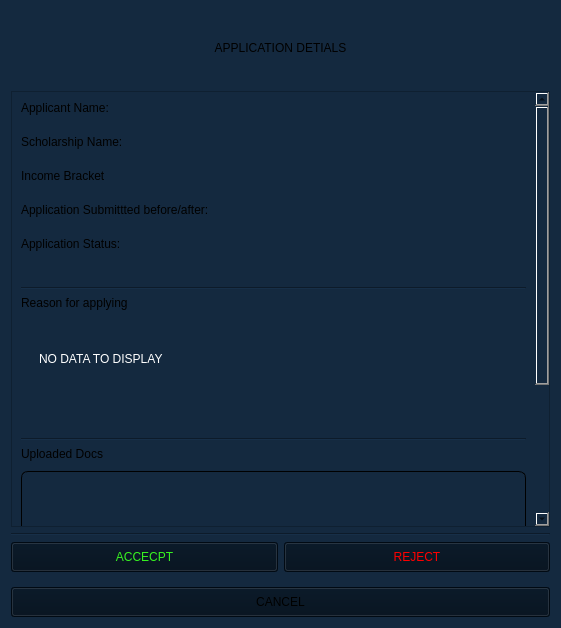
<?xml version="1.0" encoding="UTF-8"?>
<ui version="4.0">
 <class>ViewApplicantForm</class>
 <widget class="QWidget" name="ViewApplicantForm">
  <property name="geometry">
   <rect>
    <x>0</x>
    <y>0</y>
    <width>561</width>
    <height>628</height>
   </rect>
  </property>
  <property name="minimumSize">
   <size>
    <width>561</width>
    <height>628</height>
   </size>
  </property>
  <property name="maximumSize">
   <size>
    <width>561</width>
    <height>16777215</height>
   </size>
  </property>
  <property name="windowTitle">
   <string>Form</string>
  </property>
  <property name="styleSheet">
   <string notr="true">QWidget{
	background-color: rgb(20, 41, 63);
}

QLabel{
	font: 600 12pt &quot;Segoe UI&quot;;
}

QPushButton{
	padding: 7px;
	
	font: 600 11pt &quot;Segoe UI&quot;;
}
</string>
  </property>
  <layout class="QVBoxLayout" name="verticalLayout">
   <item>
    <widget class="QLabel" name="label_4">
     <property name="styleSheet">
      <string notr="true">margin-top:30px;
margin-bottom:30px;
font: 700 14pt &quot;Segoe UI&quot;;</string>
     </property>
     <property name="text">
      <string>APPLICATION DETIALS</string>
     </property>
     <property name="alignment">
      <set>Qt::AlignmentFlag::AlignCenter</set>
     </property>
    </widget>
   </item>
   <item>
    <widget class="QScrollArea" name="scrollArea">
     <property name="widgetResizable">
      <bool>true</bool>
     </property>
     <widget class="QWidget" name="scrollAreaWidgetContents">
      <property name="geometry">
       <rect>
        <x>0</x>
        <y>0</y>
        <width>529</width>
        <height>684</height>
       </rect>
      </property>
      <layout class="QVBoxLayout" name="verticalLayout_10">
       <item>
        <layout class="QVBoxLayout" name="verticalLayout_5">
         <property name="spacing">
          <number>20</number>
         </property>
         <property name="bottomMargin">
          <number>30</number>
         </property>
         <item>
          <widget class="QLabel" name="applicanNameLabel">
           <property name="text">
            <string>Applicant Name:</string>
           </property>
          </widget>
         </item>
         <item>
          <widget class="QLabel" name="scholarshipNameLabel">
           <property name="text">
            <string>Scholarship Name:</string>
           </property>
          </widget>
         </item>
         <item>
          <widget class="QLabel" name="incomeBracketLabel">
           <property name="text">
            <string>Income Bracket</string>
           </property>
          </widget>
         </item>
         <item>
          <widget class="QLabel" name="dateSubmittedLabel">
           <property name="text">
            <string>Application Submittted before/after:</string>
           </property>
          </widget>
         </item>
         <item>
          <widget class="QLabel" name="applicationStatusLabel">
           <property name="text">
            <string>Application Status:</string>
           </property>
          </widget>
         </item>
        </layout>
       </item>
       <item>
        <widget class="Line" name="line">
         <property name="orientation">
          <enum>Qt::Orientation::Horizontal</enum>
         </property>
        </widget>
       </item>
       <item>
        <layout class="QVBoxLayout" name="verticalLayout_2">
         <property name="bottomMargin">
          <number>30</number>
         </property>
         <item>
          <widget class="QLabel" name="label_7">
           <property name="text">
            <string>Reason for applying</string>
           </property>
          </widget>
         </item>
         <item>
          <widget class="QWidget" name="reasonForApplyingWidget" native="true">
           <property name="styleSheet">
            <string notr="true">border-radius:7px;
background-color: rgb(20, 41, 63);
color: rgb(255, 255, 255);</string>
           </property>
           <layout class="QVBoxLayout" name="verticalLayout_4">
            <item>
             <widget class="QScrollArea" name="reasonForApplyingScrollArea">
              <property name="styleSheet">
               <string notr="true"/>
              </property>
              <property name="widgetResizable">
               <bool>true</bool>
              </property>
              <widget class="QWidget" name="scrollAreaWidgetContents_2">
               <property name="geometry">
                <rect>
                 <x>0</x>
                 <y>0</y>
                 <width>491</width>
                 <height>54</height>
                </rect>
               </property>
               <layout class="QGridLayout" name="gridLayout_2">
                <item row="0" column="0">
                 <widget class="QLabel" name="reasonForApplicationLabel">
                  <property name="text">
                   <string>NO DATA TO DISPLAY</string>
                  </property>
                  <property name="wordWrap">
                   <bool>true</bool>
                  </property>
                 </widget>
                </item>
               </layout>
              </widget>
             </widget>
            </item>
           </layout>
          </widget>
         </item>
        </layout>
       </item>
       <item>
        <widget class="Line" name="line_2">
         <property name="orientation">
          <enum>Qt::Orientation::Horizontal</enum>
         </property>
        </widget>
       </item>
       <item>
        <layout class="QVBoxLayout" name="verticalLayout_3">
         <property name="spacing">
          <number>10</number>
         </property>
         <item>
          <widget class="QLabel" name="label_9">
           <property name="text">
            <string>Uploaded Docs</string>
           </property>
          </widget>
         </item>
         <item>
          <widget class="QTableWidget" name="viewDocsTableWidget">
           <property name="styleSheet">
            <string notr="true">border:1px solid black;
border-radius:7px;</string>
           </property>
          </widget>
         </item>
        </layout>
       </item>
       <item>
        <widget class="QLabel" name="documentsUploadedLabel">
         <property name="styleSheet">
          <string notr="true">margin-bottom:30px;</string>
         </property>
         <property name="text">
          <string>Documents uploaded: uploaded docs/required docs</string>
         </property>
         <property name="wordWrap">
          <bool>true</bool>
         </property>
        </widget>
       </item>
      </layout>
     </widget>
    </widget>
   </item>
   <item>
    <widget class="Line" name="line_5">
     <property name="orientation">
      <enum>Qt::Orientation::Horizontal</enum>
     </property>
    </widget>
   </item>
   <item>
    <layout class="QGridLayout" name="gridLayout">
     <property name="verticalSpacing">
      <number>15</number>
     </property>
     <item row="1" column="0" colspan="2">
      <widget class="QPushButton" name="cancelBtn">
       <property name="styleSheet">
        <string notr="true">background-color: rgb(1, 14, 27);</string>
       </property>
       <property name="text">
        <string>CANCEL</string>
       </property>
      </widget>
     </item>
     <item row="0" column="0">
      <widget class="QPushButton" name="acceptBtn">
       <property name="styleSheet">
        <string notr="true">color: rgb(55, 244, 32);
background-color: rgb(1, 14, 27);</string>
       </property>
       <property name="text">
        <string>ACCECPT</string>
       </property>
      </widget>
     </item>
     <item row="0" column="1">
      <widget class="QPushButton" name="rejectBtn">
       <property name="styleSheet">
        <string notr="true">color: rgb(255, 0, 0);
background-color: rgb(1, 14, 27);</string>
       </property>
       <property name="text">
        <string>REJECT</string>
       </property>
      </widget>
     </item>
    </layout>
   </item>
  </layout>
 </widget>
 <resources/>
 <connections/>
</ui>
